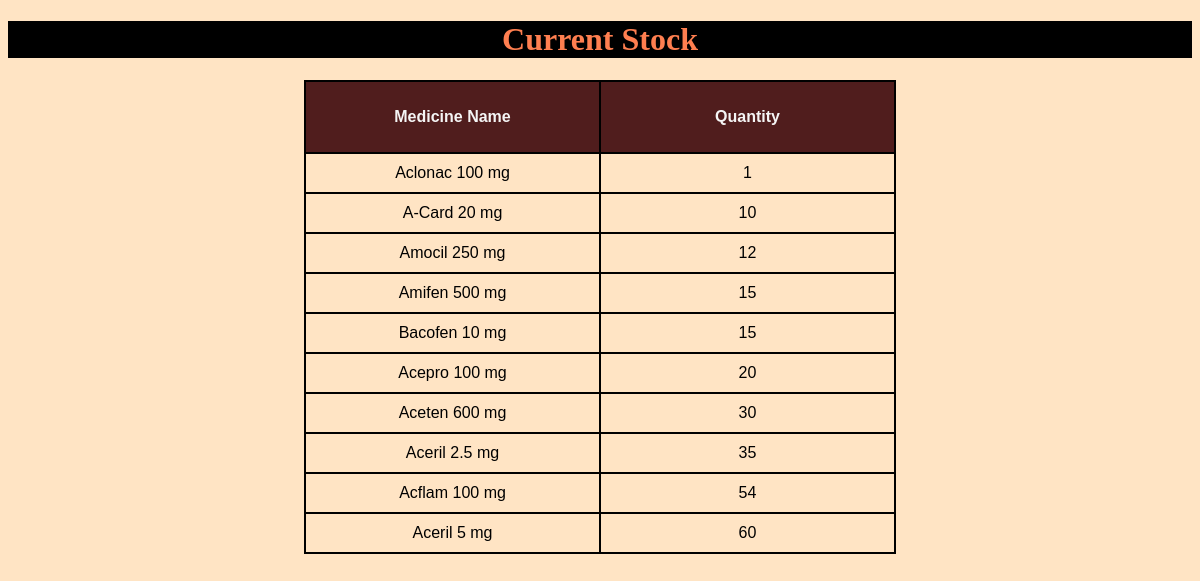
/currentStock.php, run on the app's committed database.
### tables this page shows
CREATE TABLE `stock` (
  `MedicineName` varchar(50) NOT NULL,
  `Quantity` int(11) NOT NULL
);

### currentStock.php (the view, shortened to what this page needs)
<!DOCTYPE html>
<html lang="en">
<head>
    <link rel="stylesheet" href="currentStock.css">
</head>
<body>
    <h1> Current Stock </h1>
    <?php
    include 'db_connection.php';
    $sql = "SELECT stock.medicineName, stock.quantity FROM stock WHERE stock.quantity>0 ORDER BY stock.quantity ASC";
    $result = $conn->query($sql);
    echo '<table align = "center">';
    echo "<tr> <th> Medicine Name </th> <th> Quantity </th> </tr>";
    while($row = mysqli_fetch_assoc($result)){
        echo "<tr><td>" . htmlspecialchars($row['medicineName']) . "</td><td>" . htmlspecialchars($row['quantity']) . "</td></tr>";
    }
    echo "</table>";
    ?>
</body>
</html>

### currentStock.css (style rules this page uses)
body { background-color: bisque; }
th, td, table { align-items: center; padding: 10px; text-align: center; border-collapse: collapse; border:2px solid black; width:50%; font-family: Arial, Helvetica, sans-serif; }
h1 { font-family:"Times New Roman", Times, serif; text-align: center; color: coral; background-color: black; background-size: auto; }
th { height: 50px; background-color: rgb(80, 29, 29); color:whitesmoke; }

### data on the page
stock: MedicineName "Aclonac 100 mg", Quantity "1"
stock: MedicineName "A-Card 20 mg", Quantity "10"
stock: MedicineName "Amocil 250 mg", Quantity "12"
stock: MedicineName "Amifen 500 mg", Quantity "15"
stock: MedicineName "Bacofen 10 mg", Quantity "15"
stock: MedicineName "Acepro 100 mg", Quantity "20"
stock: MedicineName "Aceten 600 mg", Quantity "30"
stock: MedicineName "Aceril 2.5 mg", Quantity "35"
stock: MedicineName "Acflam 100 mg", Quantity "54"
stock: MedicineName "Aceril 5 mg", Quantity "60"
